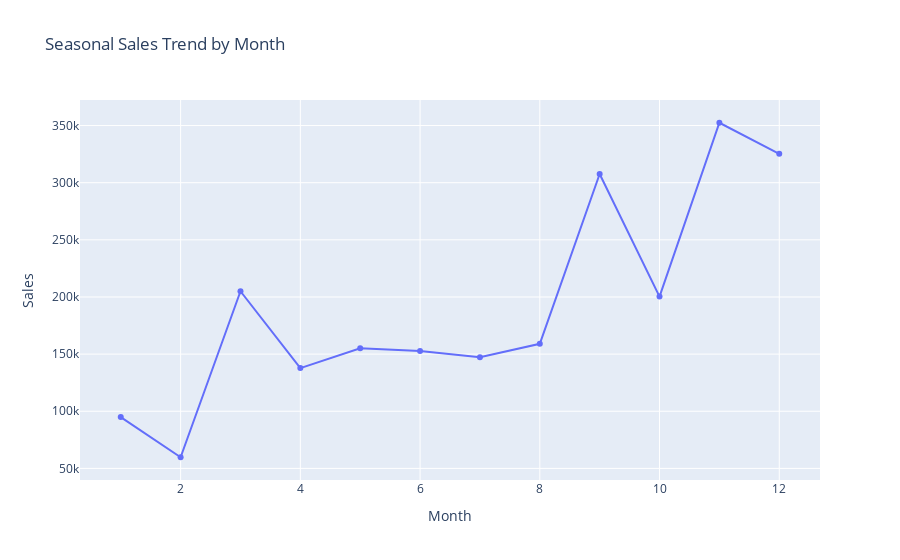

Notebook cell for this chart:
### Markdown cell above
### Seasonal Sales Pattern by Month

To explore whether sales follow a recurring seasonal pattern across the calendar year,
total sales were aggregated by month (1–12). This helps identify which months naturally
drive the highest spending and which represent slower periods.

### Code cell
# Extract the month number (1–12) from each Order Date and store it in a new column.
df["Month"] = df["Order Date"].dt.month

# Group the data by month and calculate the total sales for each month.
seasonal_sales = df.groupby("Month")["Sales"].sum().reset_index()

# Create a line chart showing how sales change across months,
# with markers added to highlight each point.
fig = px.line(
    seasonal_sales,
    x="Month",
    y="Sales",
    markers=True,
    title="Seasonal Sales Trend by Month"
)
fig.show()

### Figure 1 — Plotly figure (JSON) as saved in the notebook; plotly's stock layout.template omitted (floating-point values rounded to 4 significant figures)
{"data": [{"hovertemplate": "Month=%{x}<br>Sales=%{y}<extra></extra>", "legendgroup": "", "line": {"color": "#636efa", "dash": "solid"}, "marker": {"symbol": "circle"}, "mode": "lines+markers", "name": "", "orientation": "v", "showlegend": false, "type": "scatter", "x": [1, 2, 3, 4, 5, 6, 7, 8, 9, 10, 11, 12], "xaxis": "x", "y": [94920.0, 59750.0, 205000.0, 137800.0, 155000.0, 152700.0, 147200.0, 159000.0, 307600.0, 200300.0, 352500.0, 325300.0], "yaxis": "y"}], "layout": {"autosize": true, "legend": {"tracegroupgap": 0}, "title": {"text": "Seasonal Sales Trend by Month"}, "xaxis": {"anchor": "y", "autorange": true, "domain": [0, 1], "range": [0.3342, 12.67], "title": {"text": "Month"}, "type": "linear"}, "yaxis": {"anchor": "x", "autorange": true, "domain": [0, 1], "range": [35600.0, 376600.0], "title": {"text": "Sales"}, "type": "linear"}}}
